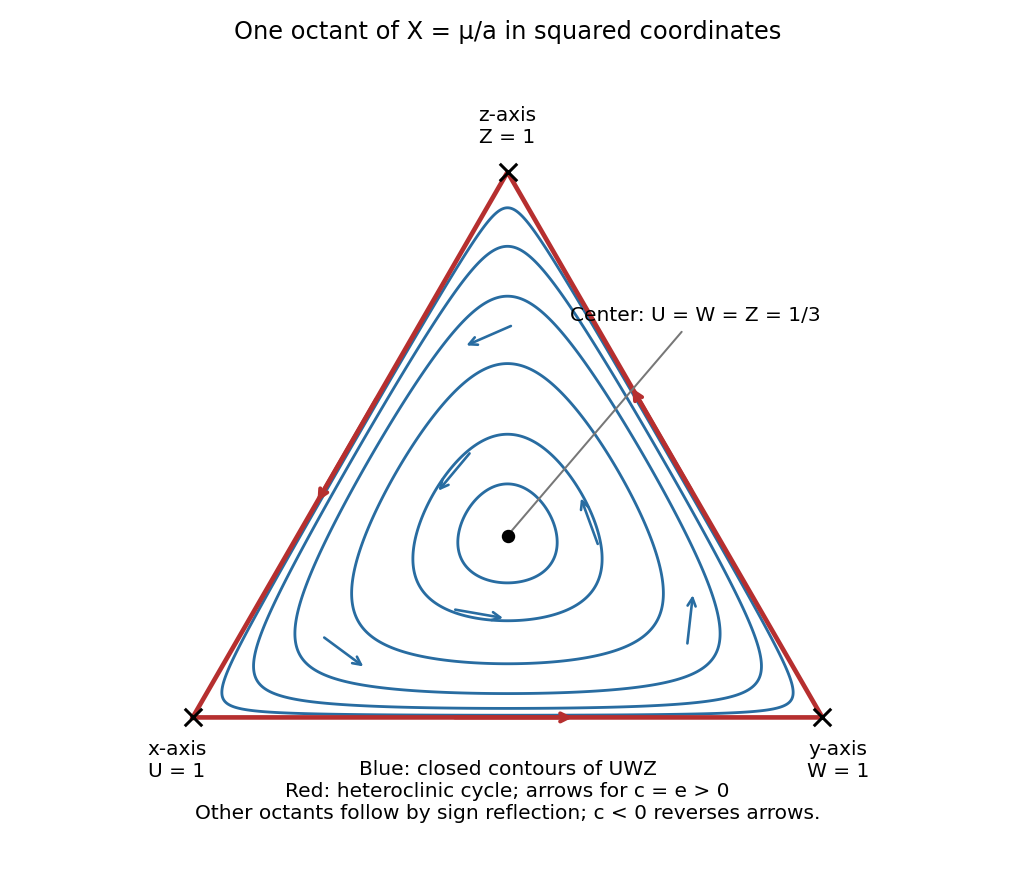

The Python source for this figure:
"""Sketch one invariant spherical octant via squared-coordinate barycentrics.
Output basename to caller CWD; Python 3.14, root numpy/matplotlib dependencies.
Does not override caller MPLCONFIGDIR.
"""
import numpy as np
import matplotlib
matplotlib.use('Agg')
import matplotlib.pyplot as plt
n=580
s=np.linspace(0,1,n);t=np.linspace(0,np.sqrt(3)/2,n);S,T=np.meshgrid(s,t)
Z=2*T/np.sqrt(3);W=S-Z/2;U=1-W-Z
prod=np.ma.masked_where((U<0)|(W<0)|(Z<0),U*W*Z)
fig,ax=plt.subplots(figsize=(7,6.1),facecolor='white')
ax.contour(S,T,prod,levels=[.001,.004,.01,.02,.03,.035],colors='#286ca1',linewidths=1.4)
verts=np.array([[0,0],[1,0],[.5,np.sqrt(3)/2],[0,0]])
ax.plot(verts[:,0],verts[:,1],color='#b62f2f',lw=2.3)
for A,B in zip(verts[:-1],verts[1:]):
 delta=B-A;ax.annotate('',xy=A+.61*delta,xytext=A+.41*delta,arrowprops={'arrowstyle':'->','color':'#b62f2f','lw':2})
for u,w,z in [(.7,.18,.12),(.12,.7,.18),(.18,.12,.7),(.45,.36,.19),(.19,.45,.36),(.36,.19,.45)]:
 du=2*u*(z-w);dw=2*w*(u-z);dz=2*z*(w-u)
 vel=np.array([dw+.5*dz,np.sqrt(3)/2*dz]);vel=vel/np.linalg.norm(vel)*.045
 start=np.array([w+.5*z,np.sqrt(3)/2*z]);ax.annotate('',xy=start+vel,xytext=start-vel,arrowprops={'arrowstyle':'->','color':'#286ca1','lw':1.3})
ax.scatter([0,1,.5],[0,0,np.sqrt(3)/2],marker='x',color='black',s=75,zorder=5)
ax.scatter([.5],[np.sqrt(3)/6],color='black',s=32,zorder=5)
ax.text(-.025,-.035,'x-axis\nU = 1',ha='center',va='top');ax.text(1.025,-.035,'y-axis\nW = 1',ha='center',va='top');ax.text(.5,np.sqrt(3)/2+.04,'z-axis\nZ = 1',ha='center',va='bottom')
ax.annotate('Center: U = W = Z = 1/3',(.5,np.sqrt(3)/6),xytext=(.60,.63),arrowprops={'arrowstyle':'-','color':'#777777'},fontsize=10)
ax.text(.5,-.16,'Blue: closed contours of UWZ\nRed: heteroclinic cycle; arrows for c = e > 0\nOther octants follow by sign reflection; c < 0 reverses arrows.',ha='center',fontsize=10)
ax.set_title('One octant of X = μ/a in squared coordinates',pad=15)
ax.set(xlim=(-.13,1.13),ylim=(-.23,1.03));ax.set_aspect('equal');ax.axis('off');fig.tight_layout()
fig.savefig('paper-78-sphere.png',dpi=145,facecolor='white',transparent=False)
